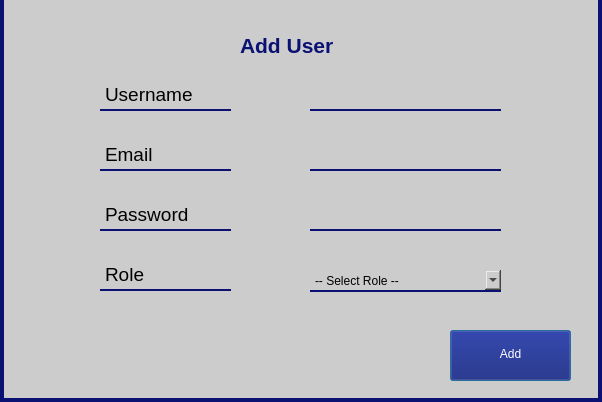
<?xml version="1.0" encoding="UTF-8"?>
<ui version="4.0">
 <class>Dialog</class>
 <widget class="QDialog" name="Dialog">
  <property name="geometry">
   <rect>
    <x>0</x>
    <y>0</y>
    <width>602</width>
    <height>402</height>
   </rect>
  </property>
  <property name="windowTitle">
   <string>Dialog</string>
  </property>
  <property name="styleSheet">
   <string notr="true">background-color: #cccccc;
border-left: 4px solid #0A1172;
border-right: 4px solid #0A1172;
border-bottom: 4px solid #0A1172;</string>
  </property>
  <widget class="QLineEdit" name="passwordText">
   <property name="geometry">
    <rect>
     <x>310</x>
     <y>200</y>
     <width>191</width>
     <height>31</height>
    </rect>
   </property>
   <property name="font">
    <font>
     <pointsize>12</pointsize>
    </font>
   </property>
   <property name="styleSheet">
    <string notr="true">border: none;
border-bottom: 2px solid #0A1172;
</string>
   </property>
  </widget>
  <widget class="QLabel" name="password">
   <property name="geometry">
    <rect>
     <x>100</x>
     <y>200</y>
     <width>131</width>
     <height>31</height>
    </rect>
   </property>
   <property name="font">
    <font>
     <pointsize>14</pointsize>
    </font>
   </property>
   <property name="styleSheet">
    <string notr="true">border: none;
border-bottom: 2px solid #0A1172;</string>
   </property>
   <property name="text">
    <string>Password</string>
   </property>
  </widget>
  <widget class="QLineEdit" name="emailText">
   <property name="geometry">
    <rect>
     <x>310</x>
     <y>140</y>
     <width>191</width>
     <height>31</height>
    </rect>
   </property>
   <property name="font">
    <font>
     <pointsize>12</pointsize>
    </font>
   </property>
   <property name="styleSheet">
    <string notr="true">border: none;
border-bottom: 2px solid #0A1172;
</string>
   </property>
  </widget>
  <widget class="QLabel" name="username">
   <property name="geometry">
    <rect>
     <x>100</x>
     <y>80</y>
     <width>131</width>
     <height>31</height>
    </rect>
   </property>
   <property name="font">
    <font>
     <pointsize>14</pointsize>
    </font>
   </property>
   <property name="styleSheet">
    <string notr="true">border: none;
border-bottom: 2px solid #0A1172;</string>
   </property>
   <property name="text">
    <string>Username</string>
   </property>
  </widget>
  <widget class="QLineEdit" name="usernameText">
   <property name="geometry">
    <rect>
     <x>310</x>
     <y>80</y>
     <width>191</width>
     <height>31</height>
    </rect>
   </property>
   <property name="font">
    <font>
     <pointsize>12</pointsize>
    </font>
   </property>
   <property name="styleSheet">
    <string notr="true">border: none;
border-bottom: 2px solid #0A1172;
</string>
   </property>
   <property name="text">
    <string/>
   </property>
  </widget>
  <widget class="QLabel" name="email">
   <property name="geometry">
    <rect>
     <x>100</x>
     <y>140</y>
     <width>131</width>
     <height>31</height>
    </rect>
   </property>
   <property name="font">
    <font>
     <pointsize>14</pointsize>
    </font>
   </property>
   <property name="styleSheet">
    <string notr="true">border: none;
border-bottom: 2px solid #0A1172</string>
   </property>
   <property name="text">
    <string>Email</string>
   </property>
  </widget>
  <widget class="QLabel" name="label">
   <property name="geometry">
    <rect>
     <x>240</x>
     <y>30</y>
     <width>131</width>
     <height>31</height>
    </rect>
   </property>
   <property name="font">
    <font>
     <pointsize>16</pointsize>
     <weight>75</weight>
     <bold>true</bold>
    </font>
   </property>
   <property name="styleSheet">
    <string notr="true">border: none;
color: #0a1172;
</string>
   </property>
   <property name="text">
    <string>Add User</string>
   </property>
  </widget>
  <widget class="QLabel" name="password_2">
   <property name="geometry">
    <rect>
     <x>100</x>
     <y>260</y>
     <width>131</width>
     <height>31</height>
    </rect>
   </property>
   <property name="font">
    <font>
     <pointsize>14</pointsize>
    </font>
   </property>
   <property name="styleSheet">
    <string notr="true">border: none;
border-bottom: 2px solid #0A1172;</string>
   </property>
   <property name="text">
    <string>Role</string>
   </property>
  </widget>
  <widget class="QPushButton" name="addcity">
   <property name="geometry">
    <rect>
     <x>450</x>
     <y>330</y>
     <width>121</width>
     <height>51</height>
    </rect>
   </property>
   <property name="styleSheet">
    <string notr="true">padding: 5px;
background-color: #0A1172;
color: white;</string>
   </property>
   <property name="text">
    <string>Add</string>
   </property>
  </widget>
  <widget class="QComboBox" name="comboBox">
   <property name="geometry">
    <rect>
     <x>310</x>
     <y>270</y>
     <width>191</width>
     <height>22</height>
    </rect>
   </property>
   <property name="styleSheet">
    <string notr="true">border: none;
border-bottom: 2px solid #0A1172;
</string>
   </property>
   <item>
    <property name="text">
     <string>-- Select Role --</string>
    </property>
   </item>
   <item>
    <property name="text">
     <string>Admin</string>
    </property>
   </item>
   <item>
    <property name="text">
     <string>User</string>
    </property>
   </item>
  </widget>
 </widget>
 <resources/>
 <connections/>
</ui>
